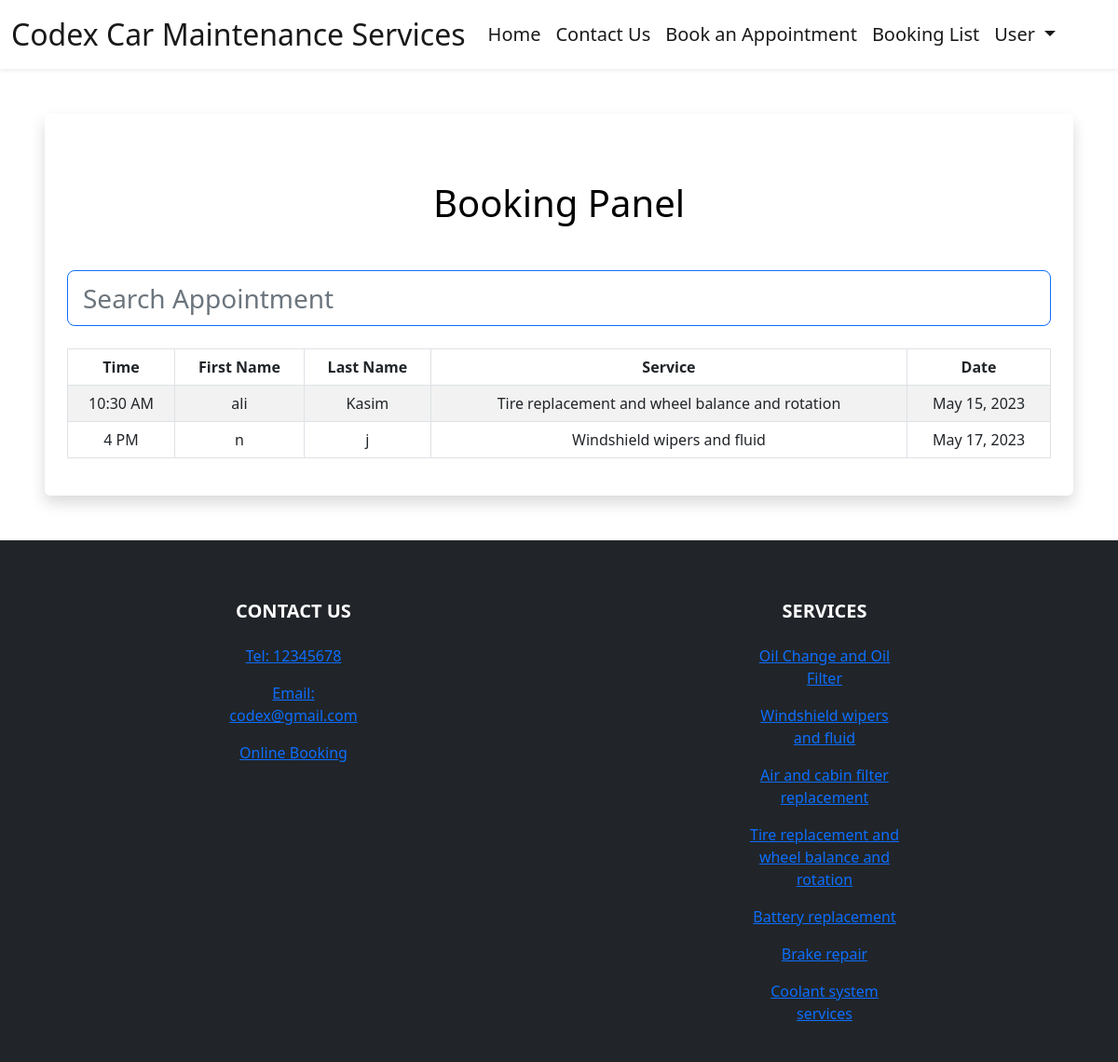
The page /staff-panel (signed in) on the database its author committed.
### booking/models.py (models this page shows, shortened)
class Appointment(models.Model):
    user = models.ForeignKey(User, on_delete=models.CASCADE, null=True, blank=True)
    service = models.CharField(max_length=50, choices=SERVICE_CHOICES, default="Oil Change and Oil Filter")
    day = models.DateField(default=datetime.now)
    time = models.CharField(max_length=10, choices=TIME_CHOICES, default="10 AM")
    time_ordered = models.DateTimeField(default=datetime.now, blank=True)

### booking/views.py (the view)
# urls.py: path('staff-panel', views.staffPanel, name='staffPanel'),
def staffPanel(request):
    today = datetime.today()
    minDate = today.strftime('%Y-%m-%d')
    deltatime = today + timedelta(days=21)
    strdeltatime = deltatime.strftime('%Y-%m-%d')
    maxDate = strdeltatime
    items = Appointment.objects.filter(day__range=[minDate, maxDate]).order_by('day', 'time')
    return render(request, 'staffPanel.html', {
        'items':items,
    })

### booking/templates/staffPanel.html (shortened to what this page needs)
{% extends 'layout.html' %}
{% load static %}
{% block body %}
{% if user.is_authenticated %}
<div class="shadow p-4 mb-5 bg-body bg-body rounded text-black  m-5 ">
    <h1 class="text-center mt-5 mb-5">Booking Panel</h1>
    <input class="form-control form-control-lg fs-3 border border-primary" id="myInput" type="text" placeholder="Search Appointment">
    <br>
    <div class="table-responsive">
      <table class="table table-bordered table-striped table-hover mx-auto">
          <thead>
            <tr>
              <th class="text-center" scope="col">Time</th>
              <th class="text-center" scope="col">First Name</th>
              <th class="text-center" scope="col">Last Name</th>
              <th class="text-center" scope="col">Service</th>
              <th class="text-center" scope="col">Date</th>
            </tr>
          </thead>
          <tbody id="myTable">
              {% for item in items %}
            <tr>
              <td class="text-center">{{item.time}}</td>
              <td class="text-center">{{item.user.first_name}}</td>
              <td class="text-center">{{item.user.last_name}}</td>
              <td class="text-center">{{item.service}}</td>
              <td class="text-center">{{item.day}}</td>
            </tr>
              {% endfor %}
          </tbody>
        </table>
      </div>
</div>
{% else %}
<div class="shadow p-4 mb-5 bg-body bg-body rounded text-black  m-5">
  <h1 class="p-2  me-3">First Sign in!</h1>
  <a href="{% url 'login' %}" class="btn btn-primary text-white">Sign in</a>
</div>
{% endif %}
{% endblock %}

### booking/templates/layout.html (shortened to what this page needs)
{% load static %}
<!doctype html>
<html lang="en">
  <head>
    <link href="https://cdn.jsdelivr.net/npm/bootstrap@5.2.1/dist/css/bootstrap.min.css" rel="stylesheet">
  </head>
  <body>
    <header>
        <nav class="navbar bg-white navbar-white navbar-expand-lg shadow-sm">
            <div class="container-fluid">
                <a class="navbar-brand  cHover cGreen fs-2" href="{% url 'index' %}">
                    Codex Car Maintenance Services
                </a>
                <div class="collapse navbar-collapse" id="navbarSupportedContent">
                    <ul class="navbar-nav mb-2 mb-lg-0  fs-5">
                        <li class="nav-item">
                            <a class="nav-link active cHover" aria-current="page" href="{% url 'index' %}">Home</a>
                        </li>
                        <li class="nav-item">
                            <a class="nav-link active cHover" href="#contact">Contact Us</a>
                        </li>
                        <li class="nav-item">
                            <a class="nav-link active cHover" href="{% url 'booking' %}">Book an Appointment</a>
                        </li>
                        {% if user.is_authenticated %}
                        <li class="nav-item">
                            <a class="nav-link active cHover" href="{% url 'staffPanel' %}">Booking List</a>
                        </li>
                        <li class="nav-item dropdown me-3 fs-5">
                            <a class="nav-link active dropdown-toggle cHover" href="#" role="button" data-bs-toggle="dropdown" aria-expanded="false">
                              User
                            </a>
                        </li>
                        {% endif %}
                    </ul>
                </div>
            </div>
        </nav>
    </header>
    {% block body %}
    {% endblock %}
    <footer class="bg-dark text-white">
        <div class="container-fluid pt-3">
            <section class="">
                <div class="container text-center text-md-start mt-5">
                  <div class="row mt-3 text-center">
                    <div class="col-md-2 col-lg-2 col-xl-2 mx-auto mb-4">
                        <h5 class="text-uppercase fw-bold mb-4 textGradient" id="contact">
                            Contact Us
                        </h5>
                        <p>
                            <a href="tel: 12345678" class=""><span class="cBlue">Tel: 12345678</span></a>
                        </p>
                        <p>
                            <a href="tel: codex@gmail.com" class=""><span class="cBlue">Email: codex@gmail.com</span></a>
                        </p>
                        <p>
                            <a class="uLine cHover" href="{% url 'booking' %}" >Online Booking</a>
                        </p>
                    </div>
                    <div class="col-md-3 col-lg-2 col-xl-2 mx-auto mb-4">
                        <h5 class="text-uppercase fw-bold mb-4 textGradient">
                            Services
                        </h5>
                        <p>
                            <a href="#!" class="uLine">Oil Change and Oil Filter</a>
                        </p>
                        <p>
                            <a href="#!" class="uLine">Windshield wipers and fluid</a>
                        </p>
                        <p>
                            <a href="#!" class="uLine">Air and cabin filter replacement</a>
                        </p>
                        <p>
                            <a href="#!" class="uLine">Tire replacement and wheel balance and rotation</a>
                        </p>
                        <p>
                            <a href="#!" class="uLine">Battery replacement</a>
                        </p>
                        <p>
                            <a href="#!" class="uLine">Brake repair</a>
                        </p>
                        <p>
                            <a href="#!" class="uLine">Coolant system services</a>
                        </p>
                    </div>
                  </div>
                </div>
              </section>
        </div>
    </footer>
  </body>
</html>

### rows shown on the page
Appointment: time "10:30 AM", user.first_name "ali", user.last_name "Kasim", service "Tire replacement and wheel balance and rotation", day "May 15, 2023"
Appointment: time "4 PM", user.first_name "n", user.last_name "j", service "Windshield wipers and fluid", day "May 17, 2023"
